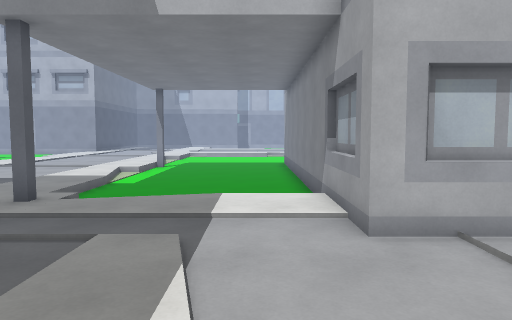
View 1 (above)

23 first-person views from a walk through a 3-D level made in the Godot game engine. The camera is 1.4 m above the floor, tilts 4° down and sees 70° across. Doors that lead somewhere are drawn open, without their leaves. The floor is counted in squares, 1 m on a side. Each view is taken from the middle of a square. On the plan, view 1 faces up. The plan holds only what a view shows up to about 16 squares ahead; the rest is blank. The place goes on beyond the plan. Characters and animated objects are not drawn. Some surface patterns are stand-ins.

View 2
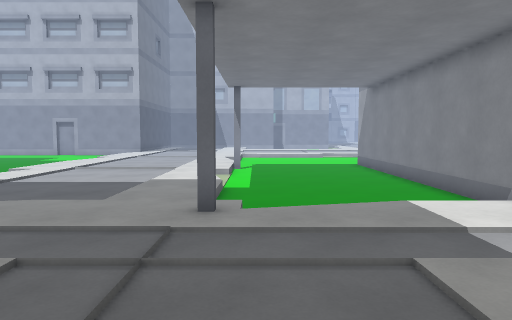

View 3
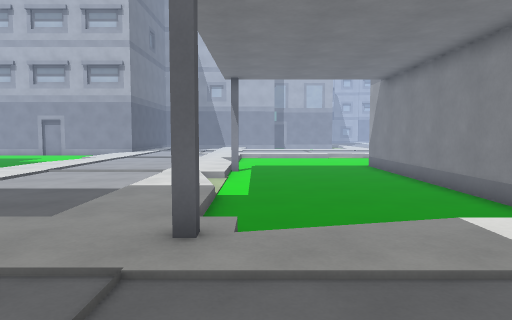

View 4
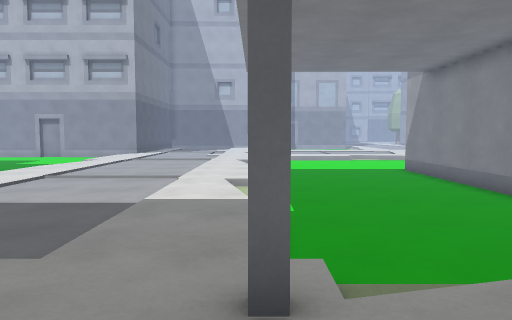

View 5
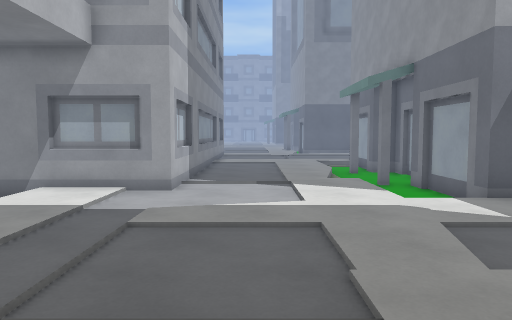

View 6
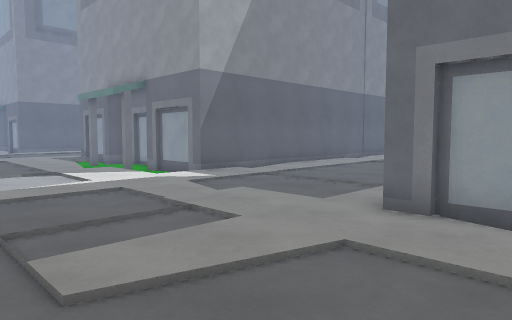

View 7
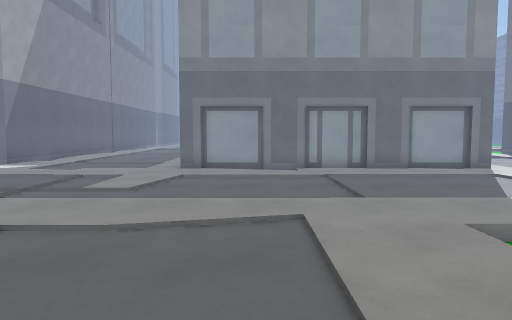

View 8
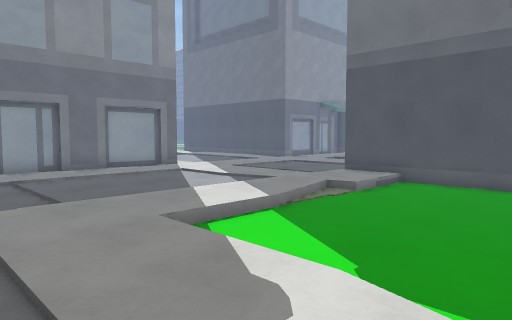

View 9
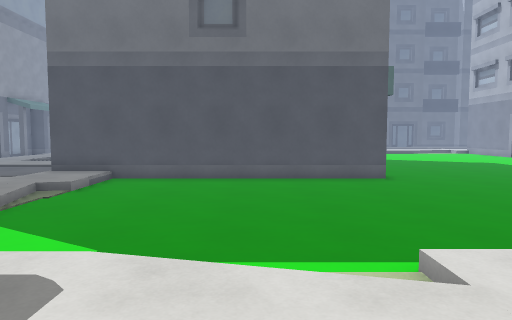

View 10
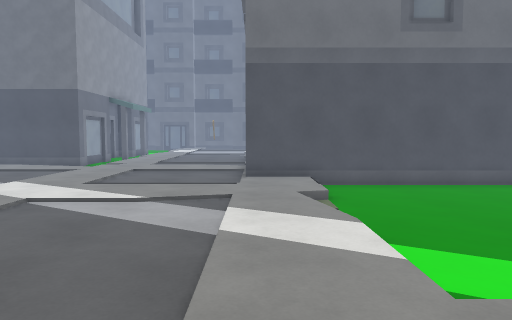

View 11
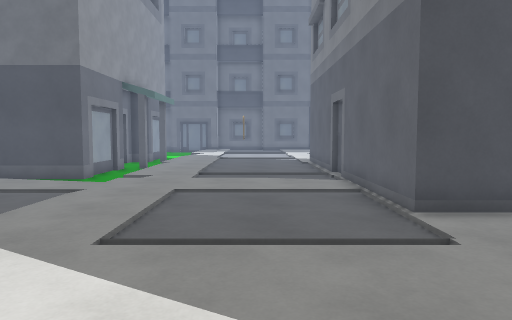

View 12
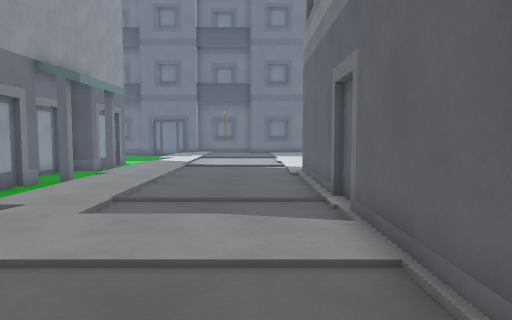

View 13
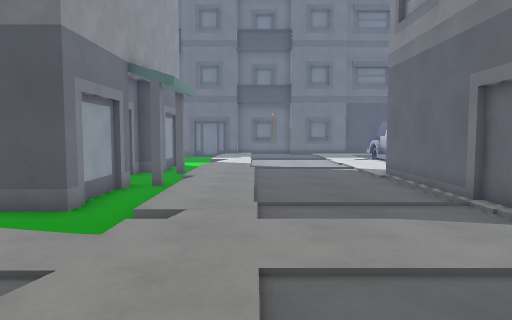

View 14
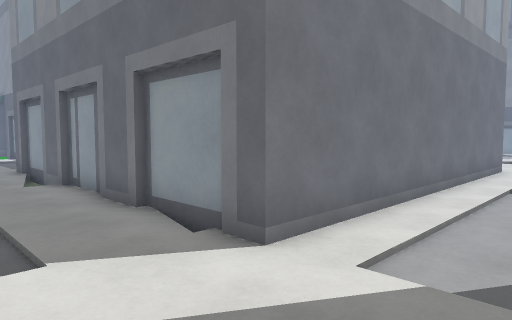

View 15
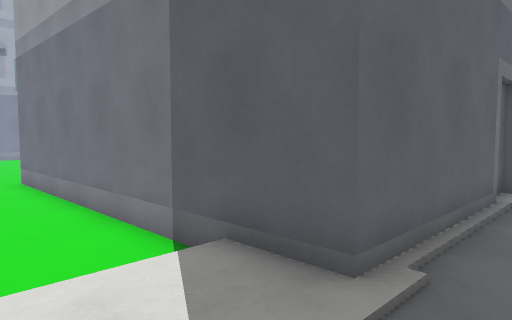

View 16
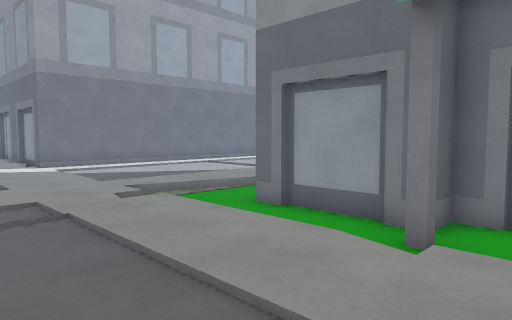

View 17
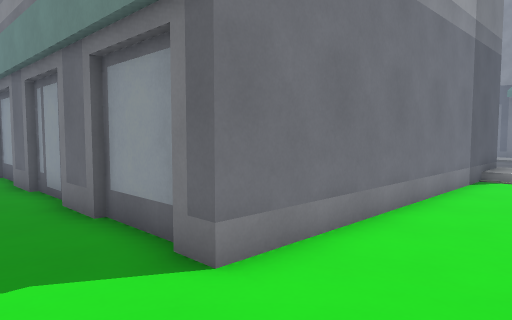

View 18
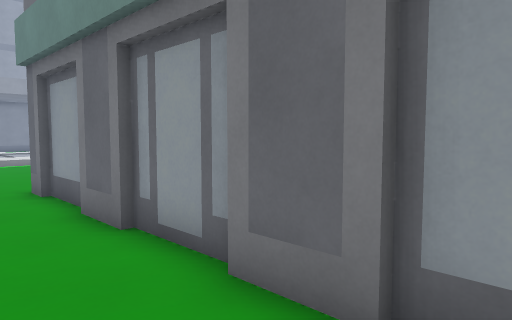

View 19
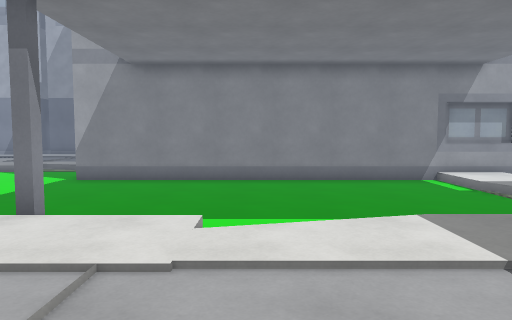

View 20
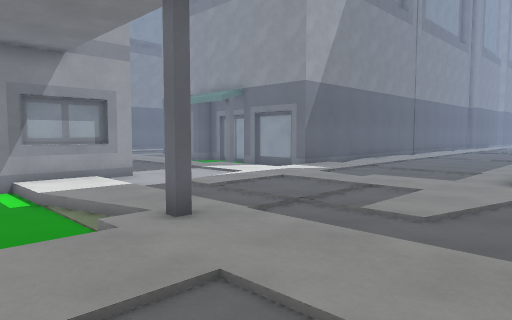

View 21
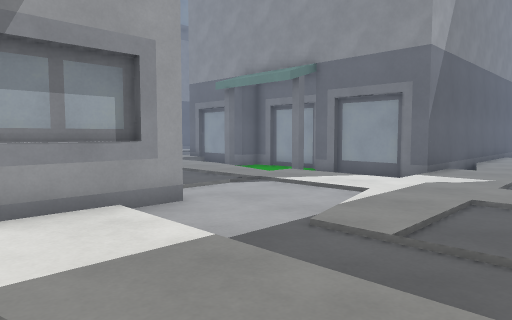

View 22
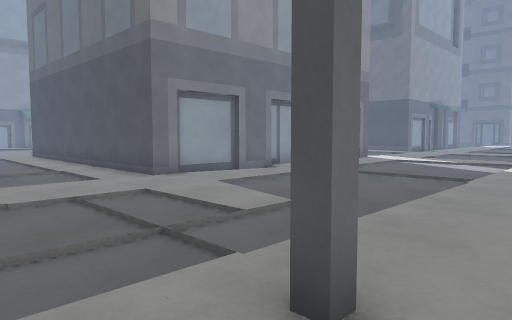

View 23
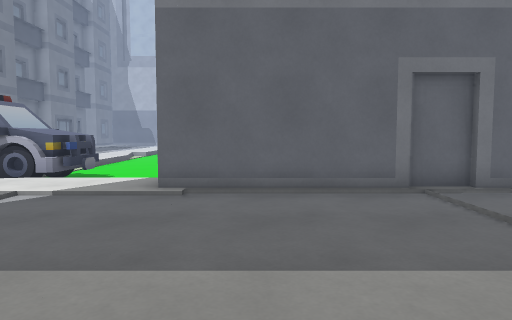

### Floor plan
Key: @ floor where view 1 was taken; # wall or solid block; . main floor; - floor 0.25 m lower than the main floor; / step, stairs or slope; ^ raised ledge; B building.
Columns run from 38 left of view 1 to 8 right of it. Each row starts with its distance up from view 1.
 21 -    -      -------        ....    -----#
 20   -------------------   /......../------#
 19  ---------------------  /........#------#
 18  --#############--------/......../------#
 17  --#           #--------/......../------#
 16  --#           #--------//......//------#
 15 ---#           #---------/....../-------#
 14 ---#           #---------........-------#
 13 ---#           #--------/......../------#
 12 ---#           #--------/......../------#
 11 #--#           #--------/......../------#
 10 ^--#           #--------/......../------#
  9 ^--#           #///-----/......../------#
  8 ...##          #..//.............#//....B
  7 ...B############........................B
  6 ........................................#
  5 ........................................#BBB#BB
  4 ...............................................
  3 ...............................................
  2 ...............................................
  1 ...............................................
  0 ..../....///......#############.......@...--///
 -1 #---/------/......#           #......./-------#
 -2 #---#####--.......#           #.......#####---#
 -3 #####   #-/.......#           #.......#   #####
 -4         # /.......#           #.......#
 -5         #  .......#           #.......#
 -6             ...  .#           #.......#

Positions as (right, up) in squares from view 1, and headings:
1: (0, 0), facing up
2: (-4, 1), facing up
3: (-4, 3), facing up
4: (-5, 5), facing up
5: (-8, 3), facing right
6: (-11, 6), facing down-right
7: (-11, 14), facing down
8: (-11, 14), facing down-left
9: (-10, 14), facing left
10: (-11, 7), facing left
11: (-17, 4), facing left
12: (-22, 5), facing left
13: (-22, 2), facing left
14: (-23, 3), facing down-right
15: (-38, 5), facing up-right
16: (-36, 4), facing down-right
17: (-38, 21), facing down-right
18: (-33, 21), facing down-right
19: (-11, 15), facing right
20: (-10, 11), facing down-right
21: (-4, 9), facing down-right
22: (-3, 9), facing down-left
23: (-33, -1), facing up
